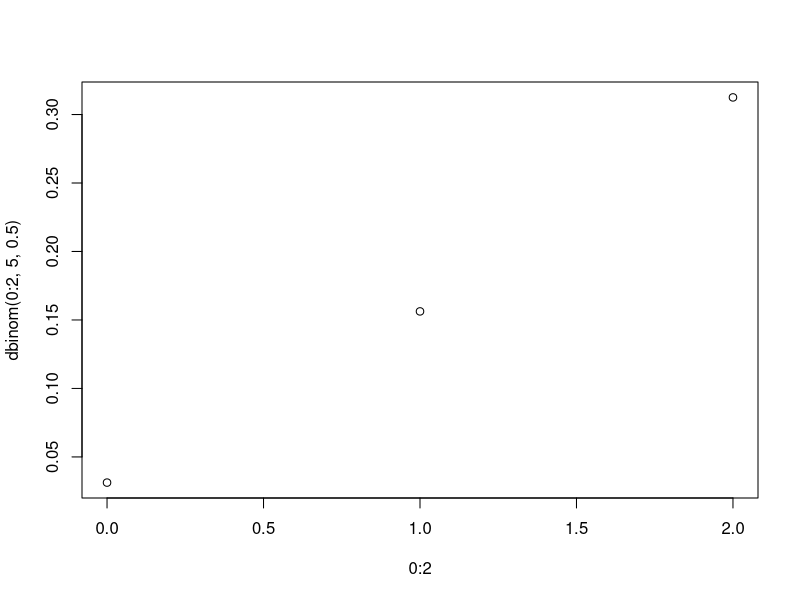
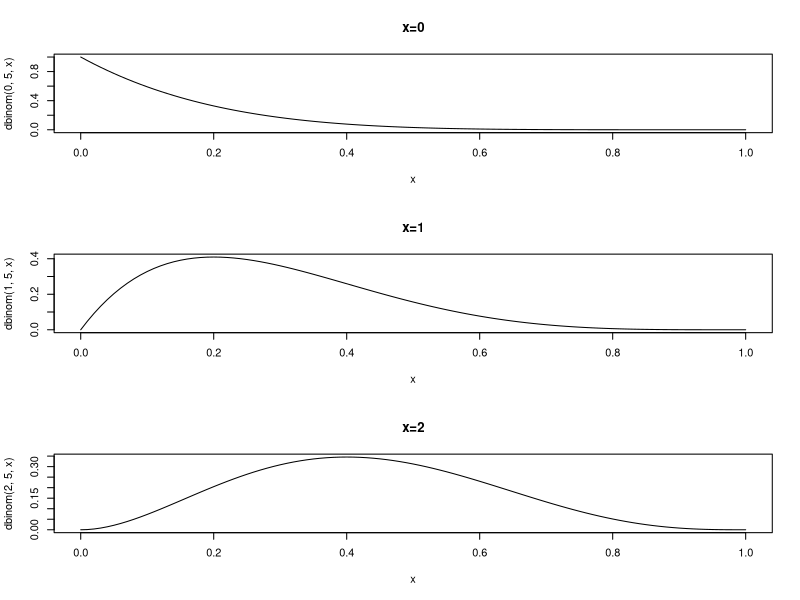
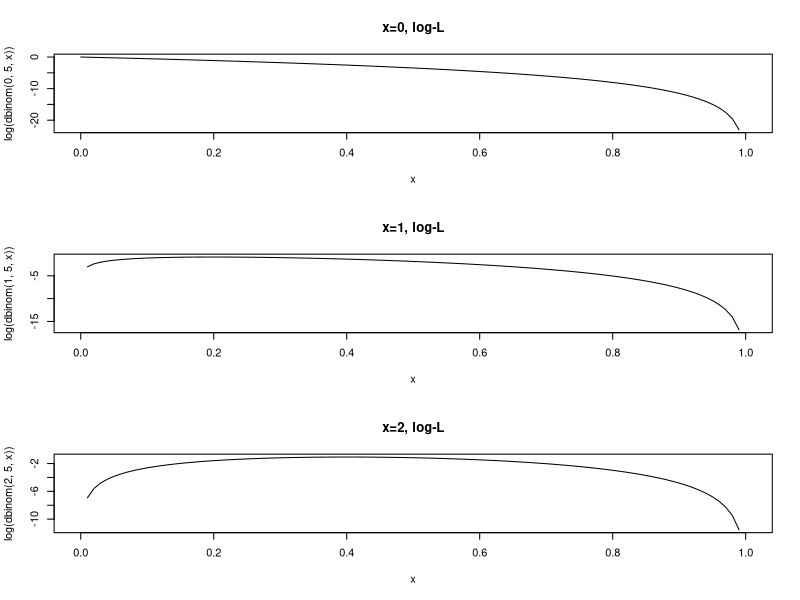
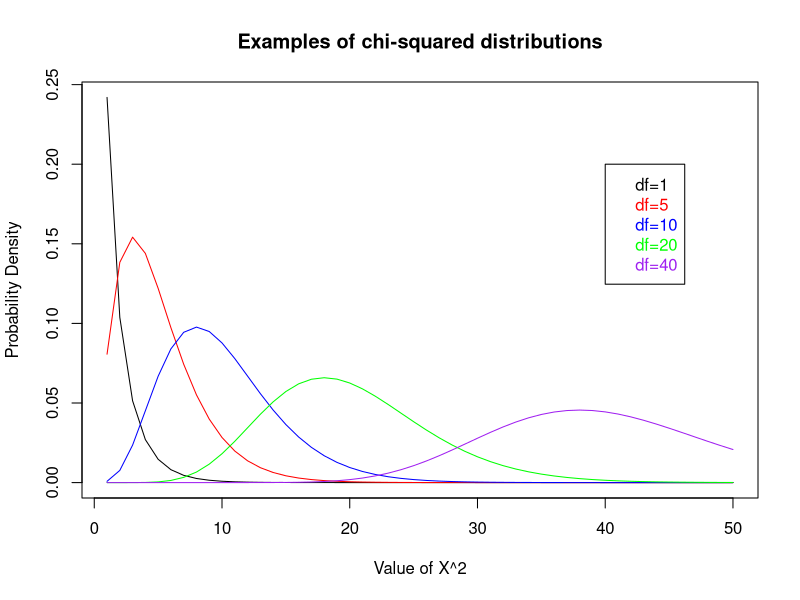

R code for these plots, in order:
### ### ### ### ### ### ### ### ### ### ### ### 
## playing with functions, probabilities, etc #
## kjb 2017
### ### ### ### ### ### ### ### ### ### ### ### 


##### BINOMIAL LIKELIHOOD ####

  ?dbinom
  dbinom(x = 0, size = 5, prob = 0.5)
  dbinom(0, 5, 0.5)
  #x is X, NUMBER OF SUCCESSES (not a single obs)
  #dbinom output here is the likelihood of having 0 successes 
  #5 times with 0.5 probability of failure each time
  (0.5)^5 #see, told ya
  
  
  
  # plotting the function over 3 different numbers of successes in 5 trials (x = 0,1,2)
  
  plot(0:2, dbinom(0:2, 5, 0.5))
    # this has x on x axis (go fig) and probability on y
    # i.e. it is NOT the likelihood plot
  
  
  # here are 3 separate likelihood function plots
  # one for each of those values of x (0, 1, 2)
  par(mfrow = c(3,1))
  curve(dbinom(0, 5, x), xlim = c(0,1), main = "x=0")
  curve(dbinom(1, 5, x), xlim = c(0,1), main = "x=1")
  curve(dbinom(2, 5, x), xlim = c(0,1), main = "x=2")
  # the maximum likelihood estimate is where 
  # a likelihood function is maximized, obvs
  
  
  # and here are the log-likelihoods
  # which are basically the same exact thing as above
  # but algebraically easier to work with
  curve(log(dbinom(0, 5, x)), xlim = c(0,1), main = "x=0, log-L")
  curve(log(dbinom(1, 5, x)), xlim = c(0,1), main = "x=1, log-L")
  curve(log(dbinom(2, 5, x)), xlim = c(0,1), main = "x=2, log-L")
  
  #then of course you find maxima by setting deriv = 0
  # and solving for the parameter of interest
  # and log-likelihood is easier to differentiate
  


#### CHI SQUARE DISTRIBUTION ####
##   from onlinecourses.science.psu.edu 

  #### Function for plotting a chi-squared distribution with various DFs
  
  #### Create a vector of values from 1 to 50
  
  x=seq(1:50)
  
  #### plot the first density chi-square function with df=1, 
  #### using dchisq() function, 
  #### type="l" denotes a line with default color black
  
  par(mfrow = c(1,1))
  plot(dchisq(x,1), type="l", xlab="Value of X^2", ylab="Probability Density", main="Examples of chi-squared distributions")
  
  
  #### To the same plot, add more density lines for various DFs 
  
  lines(dchisq(x,5), col="red")
  lines(dchisq(x,10), col="blue")
  lines(dchisq(x,20), col="green")
  lines(dchisq(x,40), col="purple")
  
  #### adding a legend
  
  legend(40,0.2, c("df=1", "df=5", "df=10", "df=20", "df=40"), text.col=c("black", "red","blue", "green","purple"))
  
  
  
  
#### ASSESSING GOODNESS OF FIT GOF ####  
  
  
  ##   from ex 8.2.2 on onlinecourses.science.psu.edu/STAT504
  
  ?pchisq # pchisq(q, df)
  # stackexchange says pval = 1 - pchisq(deviance, degrees of freedon)
  1 - pchisq(35.40, 32)
  1 - pchisq(0.5415^2, 1)
  
